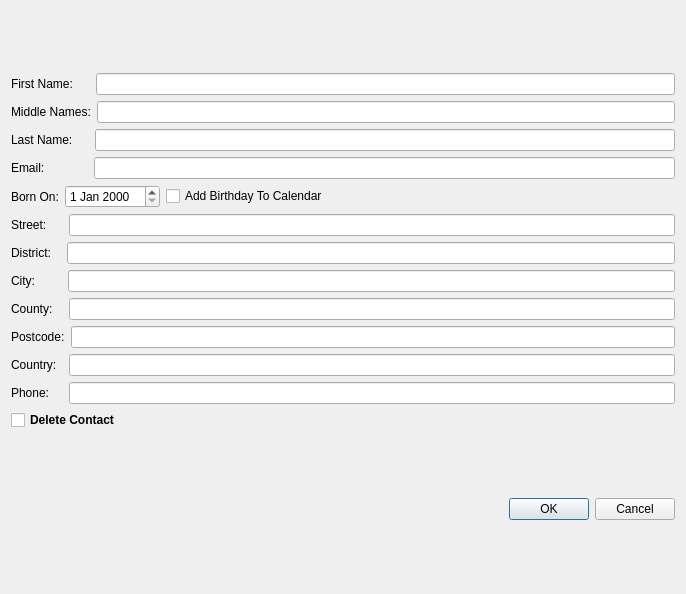
<?xml version="1.0" encoding="UTF-8"?>
<ui version="4.0">
 <class>DialogContact</class>
 <widget class="QDialog" name="DialogContact">
  <property name="geometry">
   <rect>
    <x>0</x>
    <y>0</y>
    <width>686</width>
    <height>594</height>
   </rect>
  </property>
  <property name="windowTitle">
   <string>Dialog</string>
  </property>
  <layout class="QGridLayout" name="gridLayout">
   <item row="0" column="0">
    <layout class="QVBoxLayout" name="verticalLayout">
     <item>
      <layout class="QHBoxLayout" name="horizontalLayout">
       <item>
        <widget class="QLabel" name="labelFirstName">
         <property name="text">
          <string>First Name:     </string>
         </property>
        </widget>
       </item>
       <item>
        <widget class="QLineEdit" name="lineEditFirstName">
         <property name="minimumSize">
          <size>
           <width>400</width>
           <height>0</height>
          </size>
         </property>
        </widget>
       </item>
      </layout>
     </item>
     <item>
      <layout class="QHBoxLayout" name="horizontalLayout_2">
       <item>
        <widget class="QLabel" name="labelMidNames">
         <property name="text">
          <string>Middle Names:</string>
         </property>
        </widget>
       </item>
       <item>
        <widget class="QLineEdit" name="lineEditMiddleNames">
         <property name="minimumSize">
          <size>
           <width>400</width>
           <height>0</height>
          </size>
         </property>
        </widget>
       </item>
      </layout>
     </item>
     <item>
      <layout class="QHBoxLayout" name="horizontalLayout_3">
       <item>
        <widget class="QLabel" name="labelLastName">
         <property name="text">
          <string>Last Name:     </string>
         </property>
        </widget>
       </item>
       <item>
        <widget class="QLineEdit" name="lineEditLastName">
         <property name="minimumSize">
          <size>
           <width>400</width>
           <height>0</height>
          </size>
         </property>
        </widget>
       </item>
      </layout>
     </item>
     <item>
      <layout class="QHBoxLayout" name="horizontalLayout_4">
       <item>
        <widget class="QLabel" name="labelEmail">
         <property name="text">
          <string>Email:             </string>
         </property>
        </widget>
       </item>
       <item>
        <widget class="QLineEdit" name="lineEditEmail">
         <property name="minimumSize">
          <size>
           <width>400</width>
           <height>0</height>
          </size>
         </property>
        </widget>
       </item>
      </layout>
     </item>
     <item>
      <layout class="QHBoxLayout" name="horizontalLayout_5">
       <item>
        <widget class="QLabel" name="labelBornOn">
         <property name="text">
          <string>Born On:</string>
         </property>
        </widget>
       </item>
       <item>
        <widget class="QDateEdit" name="dateEditBirthDate"/>
       </item>
       <item>
        <widget class="QCheckBox" name="checkBoxAddBirthdayToCal">
         <property name="text">
          <string>Add Birthday To Calendar</string>
         </property>
        </widget>
       </item>
       <item>
        <spacer name="horizontalSpacer">
         <property name="orientation">
          <enum>Qt::Horizontal</enum>
         </property>
         <property name="sizeHint" stdset="0">
          <size>
           <width>40</width>
           <height>20</height>
          </size>
         </property>
        </spacer>
       </item>
      </layout>
     </item>
     <item>
      <layout class="QHBoxLayout" name="horizontalLayout_6">
       <item>
        <widget class="QLabel" name="labelStreet">
         <property name="text">
          <string>Street:     </string>
         </property>
        </widget>
       </item>
       <item>
        <widget class="QLineEdit" name="lineEditStreet">
         <property name="minimumSize">
          <size>
           <width>400</width>
           <height>0</height>
          </size>
         </property>
        </widget>
       </item>
      </layout>
     </item>
     <item>
      <layout class="QHBoxLayout" name="horizontalLayout_7">
       <item>
        <widget class="QLabel" name="labelDistrict">
         <property name="text">
          <string>District:   </string>
         </property>
        </widget>
       </item>
       <item>
        <widget class="QLineEdit" name="lineEditDistrict">
         <property name="minimumSize">
          <size>
           <width>400</width>
           <height>0</height>
          </size>
         </property>
        </widget>
       </item>
      </layout>
     </item>
     <item>
      <layout class="QHBoxLayout" name="horizontalLayout_8">
       <item>
        <widget class="QLabel" name="labelCity">
         <property name="text">
          <string>City:        </string>
         </property>
        </widget>
       </item>
       <item>
        <widget class="QLineEdit" name="lineEditCity">
         <property name="minimumSize">
          <size>
           <width>400</width>
           <height>0</height>
          </size>
         </property>
        </widget>
       </item>
      </layout>
     </item>
     <item>
      <layout class="QHBoxLayout" name="horizontalLayout_9">
       <item>
        <widget class="QLabel" name="labelCounty">
         <property name="text">
          <string>County:   </string>
         </property>
        </widget>
       </item>
       <item>
        <widget class="QLineEdit" name="lineEditCounty">
         <property name="minimumSize">
          <size>
           <width>400</width>
           <height>0</height>
          </size>
         </property>
        </widget>
       </item>
      </layout>
     </item>
     <item>
      <layout class="QHBoxLayout" name="horizontalLayout_10">
       <item>
        <widget class="QLabel" name="labelPostcode">
         <property name="text">
          <string>Postcode:</string>
         </property>
        </widget>
       </item>
       <item>
        <widget class="QLineEdit" name="lineEditPostcode">
         <property name="minimumSize">
          <size>
           <width>400</width>
           <height>0</height>
          </size>
         </property>
        </widget>
       </item>
      </layout>
     </item>
     <item>
      <layout class="QHBoxLayout" name="horizontalLayout_11">
       <item>
        <widget class="QLabel" name="labelCountry">
         <property name="text">
          <string>Country:  </string>
         </property>
        </widget>
       </item>
       <item>
        <widget class="QLineEdit" name="lineEditCountry">
         <property name="minimumSize">
          <size>
           <width>400</width>
           <height>0</height>
          </size>
         </property>
        </widget>
       </item>
      </layout>
     </item>
     <item>
      <layout class="QHBoxLayout" name="horizontalLayout_12">
       <item>
        <widget class="QLabel" name="labelPhone">
         <property name="text">
          <string>Phone:    </string>
         </property>
        </widget>
       </item>
       <item>
        <widget class="QLineEdit" name="lineEditTelephone">
         <property name="minimumSize">
          <size>
           <width>400</width>
           <height>0</height>
          </size>
         </property>
        </widget>
       </item>
      </layout>
     </item>
     <item>
      <layout class="QHBoxLayout" name="horizontalLayout_13">
       <item>
        <widget class="QCheckBox" name="checkBoxDelete">
         <property name="font">
          <font>
           <weight>75</weight>
           <bold>true</bold>
          </font>
         </property>
         <property name="text">
          <string>Delete Contact</string>
         </property>
        </widget>
       </item>
       <item>
        <spacer name="horizontalSpacer_2">
         <property name="orientation">
          <enum>Qt::Horizontal</enum>
         </property>
         <property name="sizeHint" stdset="0">
          <size>
           <width>40</width>
           <height>20</height>
          </size>
         </property>
        </spacer>
       </item>
      </layout>
     </item>
    </layout>
   </item>
   <item row="1" column="0">
    <widget class="QDialogButtonBox" name="buttonBox">
     <property name="orientation">
      <enum>Qt::Horizontal</enum>
     </property>
     <property name="standardButtons">
      <set>QDialogButtonBox::Cancel|QDialogButtonBox::Ok</set>
     </property>
    </widget>
   </item>
  </layout>
 </widget>
 <resources/>
 <connections>
  <connection>
   <sender>buttonBox</sender>
   <signal>accepted()</signal>
   <receiver>DialogContact</receiver>
   <slot>accept()</slot>
   <hints>
    <hint type="sourcelabel">
     <x>248</x>
     <y>254</y>
    </hint>
    <hint type="destinationlabel">
     <x>157</x>
     <y>274</y>
    </hint>
   </hints>
  </connection>
  <connection>
   <sender>buttonBox</sender>
   <signal>rejected()</signal>
   <receiver>DialogContact</receiver>
   <slot>reject()</slot>
   <hints>
    <hint type="sourcelabel">
     <x>316</x>
     <y>260</y>
    </hint>
    <hint type="destinationlabel">
     <x>286</x>
     <y>274</y>
    </hint>
   </hints>
  </connection>
 </connections>
</ui>
